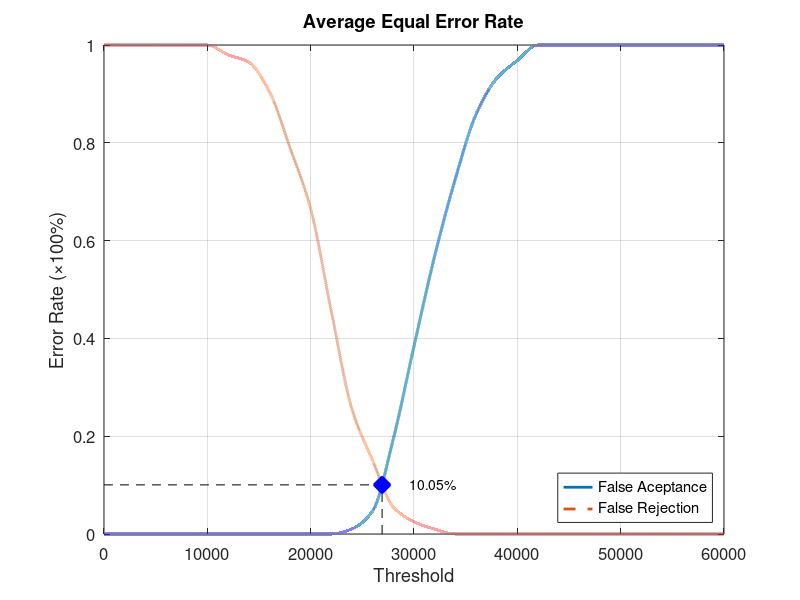
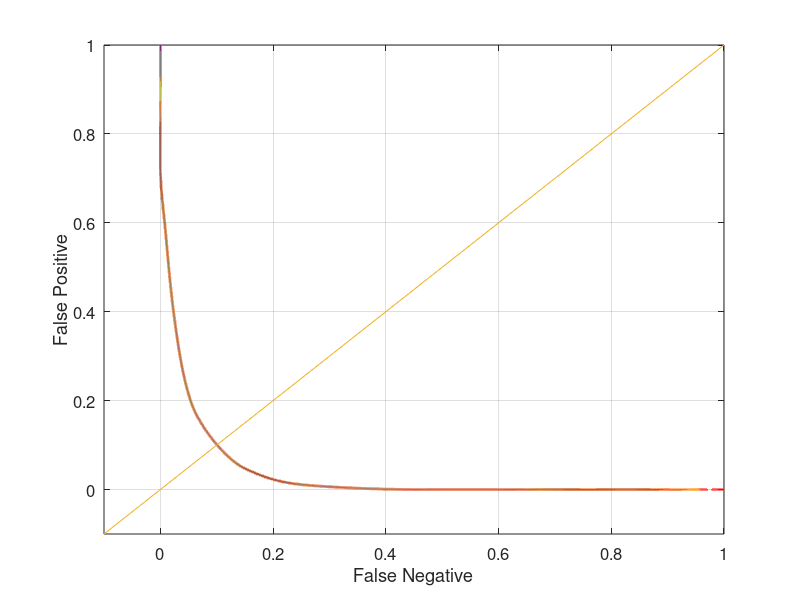

Source code (MATLAB) for these figures, in order:
function yEER = Database5_4
close all;
clear;
clc;
x = 0:2000:60000;
xq = 0:0.5:60000;

y0 = [0 0 0 0 0 0 0 0 0 0 0 0 0.0105263 0.0473684 0.194737 0.384211 0.568421 0.726316 0.857895 0.931579 0.968421 1 1 1 1 1 1 1 1 1 1];
yy0 = interp1(x, y0, xq, 'pchip');
y1 = [1 1 1 1 1 1 0.98 0.965 0.905 0.79 0.665 0.455 0.255 0.15 0.055 0.025 0.01 0 0 0 0 0 0 0 0 0 0 0 0 0 0];
yy1 = interp1(x, y1, xq, 'pchip');

% Calculating EER: 
y2 = abs(y0 - y1);
find(y2 == min(y2))
yy2 = abs(yy0 - yy1);
xEER = find(yy2 == min(yy2));
xEERIndex = xq(xEER) % X-axis EER
yEER = yy0(xEER) % Y-axis EER

main = figure
plot(xq, yy0,'-','LineWidth', 2);	hold on
plot(xq, yy1,'--','LineWidth', 2);	hold on
plot([xEERIndex xEERIndex], [0 yEER], 'k--');	hold on
plot([0 xEERIndex], [yEER yEER], 'k--');	hold on
plot(xEERIndex, yEER, 'bx', 'LineWidth', 10);	hold on
text(xEERIndex + 10 * xEERIndex / 100, yEER, [num2str(round((10000 * yEER)) / 100) '%'])
legend('False Aceptance', 'False Rejection', 'Location', 'SouthEast')
xlabel('Threshold')
ylabel('Error Rate (\times100%)')
title('Average Equal Error Rate')
set(gca, 'FontSize', 12)
axis([0 60000 0 1])
grid on

print(main, 'Database5_4Main', '-dpng');
FNRxFPR = figure('Color', [1 1 1]);
plot(yy1, yy0, '-', yy1, yy0, 'LineWidth', 2);
hold on
y = -0.1:0.1:1
plot(y, y); 
set(gca, 'FontSize', 12)
xlabel('False Negative')
ylabel('False Positive')
axis([-0.1 1 -0.1 1])
set(gca, 'FontSize', 12)
grid on

print(FNRxFPR, 'Database5_4FNRxFPR','-dpng');
end
